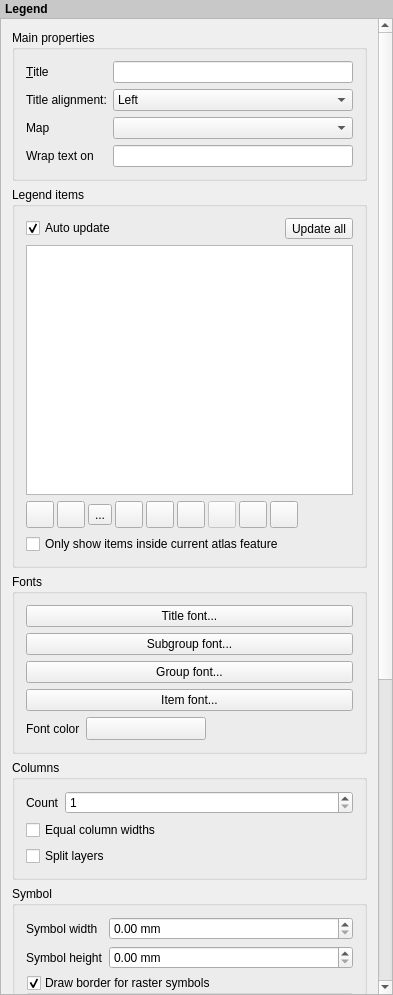
<?xml version="1.0" encoding="UTF-8"?>
<ui version="4.0">
 <class>ComposerLegendWidgetBase</class>
 <widget class="QWidget" name="ComposerLegendWidgetBase">
  <property name="geometry">
   <rect>
    <x>0</x>
    <y>0</y>
    <width>393</width>
    <height>995</height>
   </rect>
  </property>
  <property name="sizePolicy">
   <sizepolicy hsizetype="Expanding" vsizetype="Expanding">
    <horstretch>0</horstretch>
    <verstretch>0</verstretch>
   </sizepolicy>
  </property>
  <property name="windowTitle">
   <string>Legend Options</string>
  </property>
  <layout class="QVBoxLayout" name="verticalLayout">
   <property name="spacing">
    <number>0</number>
   </property>
   <property name="leftMargin">
    <number>0</number>
   </property>
   <property name="topMargin">
    <number>0</number>
   </property>
   <property name="rightMargin">
    <number>0</number>
   </property>
   <property name="bottomMargin">
    <number>0</number>
   </property>
   <item>
    <widget class="QLabel" name="label_11">
     <property name="sizePolicy">
      <sizepolicy hsizetype="Preferred" vsizetype="Maximum">
       <horstretch>0</horstretch>
       <verstretch>0</verstretch>
      </sizepolicy>
     </property>
     <property name="styleSheet">
      <string notr="true">padding: 2px; font-weight: bold; background-color: rgb(200, 200, 200);</string>
     </property>
     <property name="text">
      <string>Legend</string>
     </property>
    </widget>
   </item>
   <item>
    <widget class="QScrollArea" name="scrollArea">
     <property name="frameShape">
      <enum>QFrame::StyledPanel</enum>
     </property>
     <property name="widgetResizable">
      <bool>true</bool>
     </property>
     <widget class="QWidget" name="scrollAreaWidgetContents">
      <property name="geometry">
       <rect>
        <x>0</x>
        <y>0</y>
        <width>374</width>
        <height>1282</height>
       </rect>
      </property>
      <layout class="QVBoxLayout" name="mainLayout">
       <item>
        <widget class="QgsCollapsibleGroupBoxBasic" name="mMainPropertiesColGroupBox">
         <property name="focusPolicy">
          <enum>Qt::StrongFocus</enum>
         </property>
         <property name="title">
          <string>Main properties</string>
         </property>
         <property name="syncGroup" stdset="0">
          <string notr="true">composeritem</string>
         </property>
         <property name="collapsed" stdset="0">
          <bool>false</bool>
         </property>
         <layout class="QFormLayout" name="formLayout">
          <property name="fieldGrowthPolicy">
           <enum>QFormLayout::AllNonFixedFieldsGrow</enum>
          </property>
          <property name="labelAlignment">
           <set>Qt::AlignLeading|Qt::AlignLeft|Qt::AlignVCenter</set>
          </property>
          <item row="0" column="0">
           <widget class="QLabel" name="mTitleLabel">
            <property name="text">
             <string>&amp;Title</string>
            </property>
            <property name="buddy">
             <cstring>mTitleLineEdit</cstring>
            </property>
           </widget>
          </item>
          <item row="0" column="1">
           <widget class="QLineEdit" name="mTitleLineEdit"/>
          </item>
          <item row="2" column="0">
           <widget class="QLabel" name="mMapLabel">
            <property name="text">
             <string>Map</string>
            </property>
           </widget>
          </item>
          <item row="2" column="1">
           <widget class="QComboBox" name="mMapComboBox"/>
          </item>
          <item row="3" column="0">
           <widget class="QLabel" name="label">
            <property name="text">
             <string>Wrap text on</string>
            </property>
           </widget>
          </item>
          <item row="3" column="1">
           <widget class="QLineEdit" name="mWrapCharLineEdit">
            <property name="frame">
             <bool>true</bool>
            </property>
           </widget>
          </item>
          <item row="1" column="0">
           <widget class="QLabel" name="label_15">
            <property name="text">
             <string>Title alignment:</string>
            </property>
           </widget>
          </item>
          <item row="1" column="1">
           <widget class="QComboBox" name="mTitleAlignCombo">
            <item>
             <property name="text">
              <string>Left</string>
             </property>
            </item>
            <item>
             <property name="text">
              <string>Center</string>
             </property>
            </item>
            <item>
             <property name="text">
              <string>Right</string>
             </property>
            </item>
           </widget>
          </item>
         </layout>
        </widget>
       </item>
       <item>
        <widget class="QgsCollapsibleGroupBoxBasic" name="mLegendItemColGroupBox">
         <property name="focusPolicy">
          <enum>Qt::StrongFocus</enum>
         </property>
         <property name="title">
          <string>Legend items</string>
         </property>
         <property name="syncGroup" stdset="0">
          <string notr="true">composeritem</string>
         </property>
         <property name="collapsed" stdset="0">
          <bool>false</bool>
         </property>
         <layout class="QVBoxLayout" name="verticalLayout_2">
          <item>
           <layout class="QHBoxLayout" name="horizontalLayout">
            <item>
             <widget class="QCheckBox" name="mCheckBoxAutoUpdate">
              <property name="text">
               <string>Auto update</string>
              </property>
              <property name="checked">
               <bool>true</bool>
              </property>
             </widget>
            </item>
            <item>
             <spacer name="horizontalSpacer_3">
              <property name="orientation">
               <enum>Qt::Horizontal</enum>
              </property>
              <property name="sizeHint" stdset="0">
               <size>
                <width>0</width>
                <height>20</height>
               </size>
              </property>
             </spacer>
            </item>
            <item>
             <widget class="QToolButton" name="mUpdateAllPushButton">
              <property name="toolTip">
               <string>Update whole legend. Layers are added/removed according to main application legend. User defined labels will be deleted.</string>
              </property>
              <property name="text">
               <string>Update all</string>
              </property>
             </widget>
            </item>
           </layout>
          </item>
          <item>
           <widget class="QgsLayerTreeView" name="mItemTreeView">
            <property name="minimumSize">
             <size>
              <width>0</width>
              <height>250</height>
             </size>
            </property>
            <property name="selectionMode">
             <enum>QAbstractItemView::ContiguousSelection</enum>
            </property>
            <property name="headerHidden">
             <bool>true</bool>
            </property>
            <attribute name="headerVisible">
             <bool>false</bool>
            </attribute>
           </widget>
          </item>
          <item>
           <layout class="QHBoxLayout" name="horizontalLayout_2">
            <property name="spacing">
             <number>3</number>
            </property>
            <item>
             <widget class="QToolButton" name="mMoveDownToolButton">
              <property name="sizePolicy">
               <sizepolicy hsizetype="Preferred" vsizetype="Fixed">
                <horstretch>0</horstretch>
                <verstretch>0</verstretch>
               </sizepolicy>
              </property>
              <property name="text">
               <string/>
              </property>
              <property name="icon">
               <iconset>
                <normaloff>:/images/themes/default/mActionArrowDown.png</normaloff>:/images/themes/default/mActionArrowDown.png</iconset>
              </property>
              <property name="iconSize">
               <size>
                <width>20</width>
                <height>20</height>
               </size>
              </property>
             </widget>
            </item>
            <item>
             <widget class="QToolButton" name="mMoveUpToolButton">
              <property name="text">
               <string/>
              </property>
              <property name="icon">
               <iconset>
                <normaloff>:/images/themes/default/mActionArrowUp.png</normaloff>:/images/themes/default/mActionArrowUp.png</iconset>
              </property>
              <property name="iconSize">
               <size>
                <width>20</width>
                <height>20</height>
               </size>
              </property>
             </widget>
            </item>
            <item>
             <widget class="QToolButton" name="mAddGroupToolButton">
              <property name="toolTip">
               <string>Add group</string>
              </property>
              <property name="text">
               <string>...</string>
              </property>
              <property name="icon">
               <iconset>
                <normaloff>:/images/themes/default/mActionAddGroup.svg</normaloff>:/images/themes/default/mActionAddGroup.svg</iconset>
              </property>
              <property name="iconSize">
               <size>
                <width>20</width>
                <height>20</height>
               </size>
              </property>
             </widget>
            </item>
            <item>
             <widget class="QToolButton" name="mAddToolButton">
              <property name="text">
               <string/>
              </property>
              <property name="icon">
               <iconset>
                <normaloff>:/images/themes/default/symbologyAdd.svg</normaloff>:/images/themes/default/symbologyAdd.svg</iconset>
              </property>
              <property name="iconSize">
               <size>
                <width>20</width>
                <height>20</height>
               </size>
              </property>
             </widget>
            </item>
            <item>
             <widget class="QToolButton" name="mRemoveToolButton">
              <property name="text">
               <string/>
              </property>
              <property name="icon">
               <iconset>
                <normaloff>:/images/themes/default/symbologyRemove.svg</normaloff>:/images/themes/default/symbologyRemove.svg</iconset>
              </property>
              <property name="iconSize">
               <size>
                <width>20</width>
                <height>20</height>
               </size>
              </property>
             </widget>
            </item>
            <item>
             <widget class="QToolButton" name="mEditPushButton">
              <property name="text">
               <string/>
              </property>
              <property name="icon">
               <iconset>
                <normaloff>:/images/themes/default/symbologyEdit.png</normaloff>:/images/themes/default/symbologyEdit.png</iconset>
              </property>
              <property name="iconSize">
               <size>
                <width>20</width>
                <height>20</height>
               </size>
              </property>
             </widget>
            </item>
            <item>
             <widget class="QToolButton" name="mCountToolButton">
              <property name="enabled">
               <bool>false</bool>
              </property>
              <property name="toolTip">
               <string>Show feature count for each class of vector layer.</string>
              </property>
              <property name="text">
               <string/>
              </property>
              <property name="icon">
               <iconset>
                <normaloff>:/images/themes/default/mActionSum.png</normaloff>:/images/themes/default/mActionSum.png</iconset>
              </property>
              <property name="iconSize">
               <size>
                <width>20</width>
                <height>20</height>
               </size>
              </property>
              <property name="checkable">
               <bool>true</bool>
              </property>
             </widget>
            </item>
            <item>
             <widget class="QToolButton" name="mFilterByMapToolButton">
              <property name="toolTip">
               <string>Filter Legend By Map Content</string>
              </property>
              <property name="icon">
               <iconset>
                <normaloff>:/images/themes/default/mActionFilter2.svg</normaloff>:/images/themes/default/mActionFilter2.svg</iconset>
              </property>
              <property name="iconSize">
               <size>
                <width>20</width>
                <height>20</height>
               </size>
              </property>
              <property name="checkable">
               <bool>true</bool>
              </property>
             </widget>
            </item>
            <item>
             <widget class="QgsLegendFilterButton" name="mExpressionFilterButton">
              <property name="text">
               <string/>
              </property>
              <property name="icon">
               <iconset>
                <normaloff>:/images/themes/default/mIconExpressionFilter.svg</normaloff>:/images/themes/default/mIconExpressionFilter.svg</iconset>
              </property>
              <property name="iconSize">
               <size>
                <width>20</width>
                <height>20</height>
               </size>
              </property>
             </widget>
            </item>
            <item>
             <spacer name="horizontalSpacer_4">
              <property name="orientation">
               <enum>Qt::Horizontal</enum>
              </property>
              <property name="sizeHint" stdset="0">
               <size>
                <width>0</width>
                <height>20</height>
               </size>
              </property>
             </spacer>
            </item>
           </layout>
          </item>
          <item>
           <widget class="QCheckBox" name="mFilterLegendByAtlasCheckBox">
            <property name="toolTip">
             <string>Filter out legend elements that lie outside the current atlas feature.</string>
            </property>
            <property name="text">
             <string>Only show items inside current atlas feature</string>
            </property>
           </widget>
          </item>
         </layout>
        </widget>
       </item>
       <item>
        <widget class="QgsCollapsibleGroupBoxBasic" name="mFontsColGroupBox">
         <property name="focusPolicy">
          <enum>Qt::StrongFocus</enum>
         </property>
         <property name="title">
          <string>Fonts</string>
         </property>
         <property name="syncGroup" stdset="0">
          <string notr="true">composeritem</string>
         </property>
         <property name="collapsed" stdset="0">
          <bool>true</bool>
         </property>
         <layout class="QVBoxLayout" name="verticalLayout_3">
          <item>
           <widget class="QPushButton" name="mTitleFontButton">
            <property name="sizePolicy">
             <sizepolicy hsizetype="Preferred" vsizetype="Fixed">
              <horstretch>0</horstretch>
              <verstretch>0</verstretch>
             </sizepolicy>
            </property>
            <property name="text">
             <string>Title font...</string>
            </property>
           </widget>
          </item>
          <item>
           <widget class="QPushButton" name="mLayerFontButton">
            <property name="text">
             <string>Subgroup font...</string>
            </property>
           </widget>
          </item>
          <item>
           <widget class="QPushButton" name="mGroupFontButton">
            <property name="text">
             <string>Group font...</string>
            </property>
           </widget>
          </item>
          <item>
           <widget class="QPushButton" name="mItemFontButton">
            <property name="text">
             <string>Item font...</string>
            </property>
           </widget>
          </item>
          <item>
           <layout class="QHBoxLayout" name="horizontalLayout_3">
            <item>
             <widget class="QLabel" name="label_16">
              <property name="text">
               <string>Font color</string>
              </property>
             </widget>
            </item>
            <item>
             <widget class="QgsColorButtonV2" name="mFontColorButton">
              <property name="minimumSize">
               <size>
                <width>120</width>
                <height>0</height>
               </size>
              </property>
              <property name="maximumSize">
               <size>
                <width>120</width>
                <height>16777215</height>
               </size>
              </property>
              <property name="text">
               <string/>
              </property>
             </widget>
            </item>
            <item>
             <spacer name="horizontalSpacer">
              <property name="orientation">
               <enum>Qt::Horizontal</enum>
              </property>
              <property name="sizeHint" stdset="0">
               <size>
                <width>40</width>
                <height>20</height>
               </size>
              </property>
             </spacer>
            </item>
           </layout>
          </item>
         </layout>
        </widget>
       </item>
       <item>
        <widget class="QgsCollapsibleGroupBoxBasic" name="mColumnsColGroupBox">
         <property name="focusPolicy">
          <enum>Qt::StrongFocus</enum>
         </property>
         <property name="title">
          <string>Columns</string>
         </property>
         <property name="syncGroup" stdset="0">
          <string notr="true">composeritem</string>
         </property>
         <property name="collapsed" stdset="0">
          <bool>true</bool>
         </property>
         <layout class="QFormLayout" name="formLayout_2">
          <property name="fieldGrowthPolicy">
           <enum>QFormLayout::AllNonFixedFieldsGrow</enum>
          </property>
          <property name="labelAlignment">
           <set>Qt::AlignLeading|Qt::AlignLeft|Qt::AlignVCenter</set>
          </property>
          <item row="1" column="0">
           <widget class="QLabel" name="label_2">
            <property name="text">
             <string>Count</string>
            </property>
           </widget>
          </item>
          <item row="1" column="1">
           <widget class="QgsSpinBox" name="mColumnCountSpinBox">
            <property name="prefix">
             <string/>
            </property>
            <property name="minimum">
             <number>1</number>
            </property>
            <property name="maximum">
             <number>1000</number>
            </property>
           </widget>
          </item>
          <item row="3" column="0" colspan="2">
           <widget class="QCheckBox" name="mEqualColumnWidthCheckBox">
            <property name="text">
             <string>Equal column widths</string>
            </property>
           </widget>
          </item>
          <item row="4" column="0" colspan="2">
           <widget class="QCheckBox" name="mSplitLayerCheckBox">
            <property name="toolTip">
             <string>Allow splitting layer items into multiple columns.</string>
            </property>
            <property name="text">
             <string>Split layers</string>
            </property>
           </widget>
          </item>
         </layout>
        </widget>
       </item>
       <item>
        <widget class="QgsCollapsibleGroupBoxBasic" name="mSymbolsColGroupBox">
         <property name="focusPolicy">
          <enum>Qt::StrongFocus</enum>
         </property>
         <property name="title">
          <string>Symbol</string>
         </property>
         <property name="syncGroup" stdset="0">
          <string notr="true">composeritem</string>
         </property>
         <property name="collapsed" stdset="0">
          <bool>true</bool>
         </property>
         <layout class="QFormLayout" name="formLayout_3">
          <property name="fieldGrowthPolicy">
           <enum>QFormLayout::AllNonFixedFieldsGrow</enum>
          </property>
          <property name="labelAlignment">
           <set>Qt::AlignLeading|Qt::AlignLeft|Qt::AlignVCenter</set>
          </property>
          <item row="0" column="0">
           <widget class="QLabel" name="label_3">
            <property name="text">
             <string>Symbol width</string>
            </property>
           </widget>
          </item>
          <item row="0" column="1">
           <widget class="QgsDoubleSpinBox" name="mSymbolWidthSpinBox">
            <property name="prefix">
             <string/>
            </property>
            <property name="suffix">
             <string> mm</string>
            </property>
            <property name="showClearButton" stdset="0">
             <bool>false</bool>
            </property>
           </widget>
          </item>
          <item row="1" column="0">
           <widget class="QLabel" name="label_4">
            <property name="text">
             <string>Symbol height</string>
            </property>
           </widget>
          </item>
          <item row="1" column="1">
           <widget class="QgsDoubleSpinBox" name="mSymbolHeightSpinBox">
            <property name="prefix">
             <string/>
            </property>
            <property name="suffix">
             <string> mm</string>
            </property>
            <property name="showClearButton" stdset="0">
             <bool>false</bool>
            </property>
           </widget>
          </item>
          <item row="2" column="0" colspan="2">
           <widget class="QgsCollapsibleGroupBoxBasic" name="mRasterBorderGroupBox">
            <property name="title">
             <string>Draw border for raster symbols</string>
            </property>
            <property name="checkable">
             <bool>true</bool>
            </property>
            <property name="syncGroup" stdset="0">
             <string notr="true">composeritem</string>
            </property>
            <property name="collapsed" stdset="0">
             <bool>true</bool>
            </property>
            <layout class="QGridLayout" name="gridLayout">
             <item row="0" column="0">
              <widget class="QLabel" name="label_17">
               <property name="text">
                <string>Border color</string>
               </property>
              </widget>
             </item>
             <item row="0" column="1">
              <layout class="QHBoxLayout" name="horizontalLayout_6">
               <item>
                <widget class="QgsColorButtonV2" name="mRasterBorderColorButton">
                 <property name="sizePolicy">
                  <sizepolicy hsizetype="Fixed" vsizetype="Fixed">
                   <horstretch>0</horstretch>
                   <verstretch>0</verstretch>
                  </sizepolicy>
                 </property>
                 <property name="minimumSize">
                  <size>
                   <width>120</width>
                   <height>0</height>
                  </size>
                 </property>
                 <property name="maximumSize">
                  <size>
                   <width>120</width>
                   <height>16777215</height>
                  </size>
                 </property>
                 <property name="text">
                  <string/>
                 </property>
                </widget>
               </item>
               <item>
                <spacer name="horizontalSpacer_2">
                 <property name="orientation">
                  <enum>Qt::Horizontal</enum>
                 </property>
                 <property name="sizeHint" stdset="0">
                  <size>
                   <width>40</width>
                   <height>20</height>
                  </size>
                 </property>
                </spacer>
               </item>
              </layout>
             </item>
             <item row="1" column="0">
              <widget class="QLabel" name="mOutlineWidthLabel">
               <property name="text">
                <string>Thickness</string>
               </property>
               <property name="buddy">
                <cstring>mRasterBorderWidthSpinBox</cstring>
               </property>
              </widget>
             </item>
             <item row="1" column="1">
              <widget class="QgsDoubleSpinBox" name="mRasterBorderWidthSpinBox">
               <property name="sizePolicy">
                <sizepolicy hsizetype="Expanding" vsizetype="Fixed">
                 <horstretch>0</horstretch>
                 <verstretch>0</verstretch>
                </sizepolicy>
               </property>
               <property name="specialValueText">
                <string>Hairline</string>
               </property>
               <property name="suffix">
                <string> mm</string>
               </property>
               <property name="singleStep">
                <double>0.100000000000000</double>
               </property>
               <property name="showClearButton" stdset="0">
                <bool>false</bool>
               </property>
              </widget>
             </item>
            </layout>
           </widget>
          </item>
         </layout>
        </widget>
       </item>
       <item>
        <widget class="QgsCollapsibleGroupBoxBasic" name="mSymbolsColGroupBox_2">
         <property name="focusPolicy">
          <enum>Qt::StrongFocus</enum>
         </property>
         <property name="title">
          <string>WMS LegendGraphic</string>
         </property>
         <property name="syncGroup" stdset="0">
          <string notr="true">composeritem</string>
         </property>
         <property name="collapsed" stdset="0">
          <bool>true</bool>
         </property>
         <layout class="QFormLayout" name="formLayout_5">
          <property name="fieldGrowthPolicy">
           <enum>QFormLayout::AllNonFixedFieldsGrow</enum>
          </property>
          <property name="labelAlignment">
           <set>Qt::AlignLeading|Qt::AlignLeft|Qt::AlignVCenter</set>
          </property>
          <item row="0" column="0">
           <widget class="QLabel" name="label_13">
            <property name="text">
             <string>Legend width</string>
            </property>
           </widget>
          </item>
          <item row="0" column="1">
           <widget class="QgsDoubleSpinBox" name="mWmsLegendWidthSpinBox">
            <property name="prefix">
             <string/>
            </property>
            <property name="suffix">
             <string> mm</string>
            </property>
            <property name="maximum">
             <double>9999.000000000000000</double>
            </property>
            <property name="showClearButton" stdset="0">
             <bool>false</bool>
            </property>
           </widget>
          </item>
          <item row="1" column="0">
           <widget class="QLabel" name="label_14">
            <property name="text">
             <string>Legend height</string>
            </property>
           </widget>
          </item>
          <item row="1" column="1">
           <widget class="QgsDoubleSpinBox" name="mWmsLegendHeightSpinBox">
            <property name="prefix">
             <string/>
            </property>
            <property name="suffix">
             <string> mm</string>
            </property>
            <property name="maximum">
             <double>9999.000000000000000</double>
            </property>
            <property name="showClearButton" stdset="0">
             <bool>false</bool>
            </property>
           </widget>
          </item>
         </layout>
        </widget>
       </item>
       <item>
        <widget class="QgsCollapsibleGroupBoxBasic" name="mSpacingColGroupBox">
         <property name="focusPolicy">
          <enum>Qt::StrongFocus</enum>
         </property>
         <property name="title">
          <string>Spacing</string>
         </property>
         <property name="syncGroup" stdset="0">
          <string notr="true">composeritem</string>
         </property>
         <property name="collapsed" stdset="0">
          <bool>true</bool>
         </property>
         <layout class="QFormLayout" name="formLayout_4">
          <property name="fieldGrowthPolicy">
           <enum>QFormLayout::AllNonFixedFieldsGrow</enum>
          </property>
          <property name="labelAlignment">
           <set>Qt::AlignLeading|Qt::AlignLeft|Qt::AlignVCenter</set>
          </property>
          <item row="1" column="0">
           <widget class="QLabel" name="label_5">
            <property name="toolTip">
             <string>Space above text using group style.</string>
            </property>
            <property name="text">
             <string>Group Space</string>
            </property>
           </widget>
          </item>
          <item row="1" column="1">
           <widget class="QgsDoubleSpinBox" name="mGroupSpaceSpinBox">
            <property name="prefix">
             <string/>
            </property>
            <property name="suffix">
             <string> mm</string>
            </property>
           </widget>
          </item>
          <item row="2" column="0">
           <widget class="QLabel" name="label_6">
            <property name="toolTip">
             <string>Space above text using subgroup style.</string>
            </property>
            <property name="text">
             <string>Subgroup space</string>
            </property>
           </widget>
          </item>
          <item row="2" column="1">
           <widget class="QgsDoubleSpinBox" name="mLayerSpaceSpinBox">
            <property name="prefix">
             <string/>
            </property>
            <property name="suffix">
             <string> mm</string>
            </property>
           </widget>
          </item>
          <item row="3" column="0">
           <widget class="QLabel" name="label_7">
            <property name="toolTip">
             <string>Space above symbol and symbol label.</string>
            </property>
            <property name="text">
             <string>Symbol space</string>
            </property>
           </widget>
          </item>
          <item row="3" column="1">
           <widget class="QgsDoubleSpinBox" name="mSymbolSpaceSpinBox">
            <property name="prefix">
             <string/>
            </property>
            <property name="suffix">
             <string> mm</string>
            </property>
           </widget>
          </item>
          <item row="4" column="0">
           <widget class="QLabel" name="label_8">
            <property name="toolTip">
             <string>Space between symbol icon and symbol label (symbol label left margin).</string>
            </property>
            <property name="text">
             <string>Icon label space</string>
            </property>
           </widget>
          </item>
          <item row="4" column="1">
           <widget class="QgsDoubleSpinBox" name="mIconLabelSpaceSpinBox">
            <property name="prefix">
             <string/>
            </property>
            <property name="suffix">
             <string> mm</string>
            </property>
           </widget>
          </item>
          <item row="5" column="0">
           <widget class="QLabel" name="label_9">
            <property name="text">
             <string>Box space</string>
            </property>
           </widget>
          </item>
          <item row="5" column="1">
           <widget class="QgsDoubleSpinBox" name="mBoxSpaceSpinBox">
            <property name="prefix">
             <string/>
            </property>
            <property name="suffix">
             <string> mm</string>
            </property>
           </widget>
          </item>
          <item row="6" column="0">
           <widget class="QLabel" name="label_12">
            <property name="text">
             <string>Column space</string>
            </property>
           </widget>
          </item>
          <item row="6" column="1">
           <widget class="QgsDoubleSpinBox" name="mColumnSpaceSpinBox">
            <property name="prefix">
             <string/>
            </property>
            <property name="suffix">
             <string> mm</string>
            </property>
           </widget>
          </item>
          <item row="0" column="0">
           <widget class="QLabel" name="label_10">
            <property name="toolTip">
             <string>Space below title.</string>
            </property>
            <property name="text">
             <string>Title space</string>
            </property>
           </widget>
          </item>
          <item row="0" column="1">
           <widget class="QgsDoubleSpinBox" name="mTitleSpaceBottomSpinBox">
            <property name="toolTip">
             <string>Space below title.</string>
            </property>
            <property name="suffix">
             <string> mm</string>
            </property>
           </widget>
          </item>
         </layout>
        </widget>
       </item>
      </layout>
     </widget>
    </widget>
   </item>
  </layout>
 </widget>
 <layoutdefault spacing="6" margin="11"/>
 <customwidgets>
  <customwidget>
   <class>QgsCollapsibleGroupBoxBasic</class>
   <extends>QGroupBox</extends>
   <header>qgscollapsiblegroupbox.h</header>
   <container>1</container>
  </customwidget>
  <customwidget>
   <class>QgsColorButtonV2</class>
   <extends>QToolButton</extends>
   <header>qgscolorbuttonv2.h</header>
   <container>1</container>
  </customwidget>
  <customwidget>
   <class>QgsDoubleSpinBox</class>
   <extends>QDoubleSpinBox</extends>
   <header>qgsdoublespinbox.h</header>
  </customwidget>
  <customwidget>
   <class>QgsSpinBox</class>
   <extends>QSpinBox</extends>
   <header>qgsspinbox.h</header>
  </customwidget>
  <customwidget>
   <class>QgsLayerTreeView</class>
   <extends>QTreeView</extends>
   <header>qgslayertreeview.h</header>
  </customwidget>
  <customwidget>
   <class>QgsLegendFilterButton</class>
   <extends>QToolButton</extends>
   <header location="global">qgslegendfilterbutton.h</header>
  </customwidget>
 </customwidgets>
 <tabstops>
  <tabstop>scrollArea</tabstop>
  <tabstop>mMainPropertiesColGroupBox</tabstop>
  <tabstop>mTitleLineEdit</tabstop>
  <tabstop>mTitleAlignCombo</tabstop>
  <tabstop>mMapComboBox</tabstop>
  <tabstop>mWrapCharLineEdit</tabstop>
  <tabstop>mLegendItemColGroupBox</tabstop>
  <tabstop>mCheckBoxAutoUpdate</tabstop>
  <tabstop>mUpdateAllPushButton</tabstop>
  <tabstop>mItemTreeView</tabstop>
  <tabstop>mMoveDownToolButton</tabstop>
  <tabstop>mMoveUpToolButton</tabstop>
  <tabstop>mAddGroupToolButton</tabstop>
  <tabstop>mAddToolButton</tabstop>
  <tabstop>mRemoveToolButton</tabstop>
  <tabstop>mEditPushButton</tabstop>
  <tabstop>mCountToolButton</tabstop>
  <tabstop>mFilterByMapToolButton</tabstop>
  <tabstop>mExpressionFilterButton</tabstop>
  <tabstop>mFilterLegendByAtlasCheckBox</tabstop>
  <tabstop>mFontsColGroupBox</tabstop>
  <tabstop>mTitleFontButton</tabstop>
  <tabstop>mLayerFontButton</tabstop>
  <tabstop>mGroupFontButton</tabstop>
  <tabstop>mItemFontButton</tabstop>
  <tabstop>mFontColorButton</tabstop>
  <tabstop>mColumnsColGroupBox</tabstop>
  <tabstop>mColumnCountSpinBox</tabstop>
  <tabstop>mEqualColumnWidthCheckBox</tabstop>
  <tabstop>mSplitLayerCheckBox</tabstop>
  <tabstop>mSymbolsColGroupBox</tabstop>
  <tabstop>mSymbolWidthSpinBox</tabstop>
  <tabstop>mSymbolHeightSpinBox</tabstop>
  <tabstop>mRasterBorderGroupBox</tabstop>
  <tabstop>mRasterBorderColorButton</tabstop>
  <tabstop>mRasterBorderWidthSpinBox</tabstop>
  <tabstop>mSymbolsColGroupBox_2</tabstop>
  <tabstop>mWmsLegendWidthSpinBox</tabstop>
  <tabstop>mWmsLegendHeightSpinBox</tabstop>
  <tabstop>mSpacingColGroupBox</tabstop>
  <tabstop>mTitleSpaceBottomSpinBox</tabstop>
  <tabstop>mGroupSpaceSpinBox</tabstop>
  <tabstop>mLayerSpaceSpinBox</tabstop>
  <tabstop>mSymbolSpaceSpinBox</tabstop>
  <tabstop>mIconLabelSpaceSpinBox</tabstop>
  <tabstop>mBoxSpaceSpinBox</tabstop>
  <tabstop>mColumnSpaceSpinBox</tabstop>
 </tabstops>
 <resources>
  <include location="../../../images/images.qrc"/>
 </resources>
 <connections/>
</ui>
